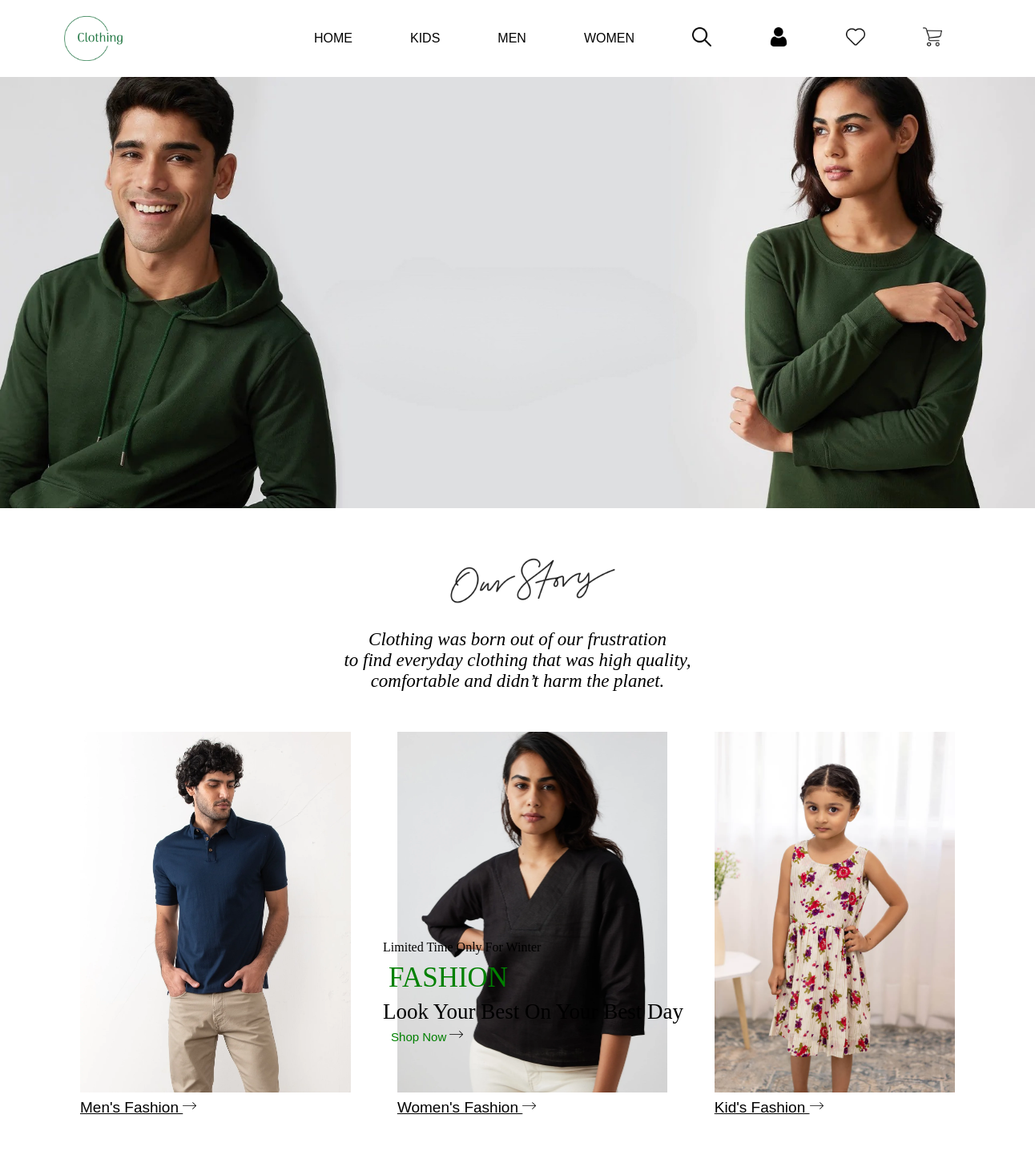
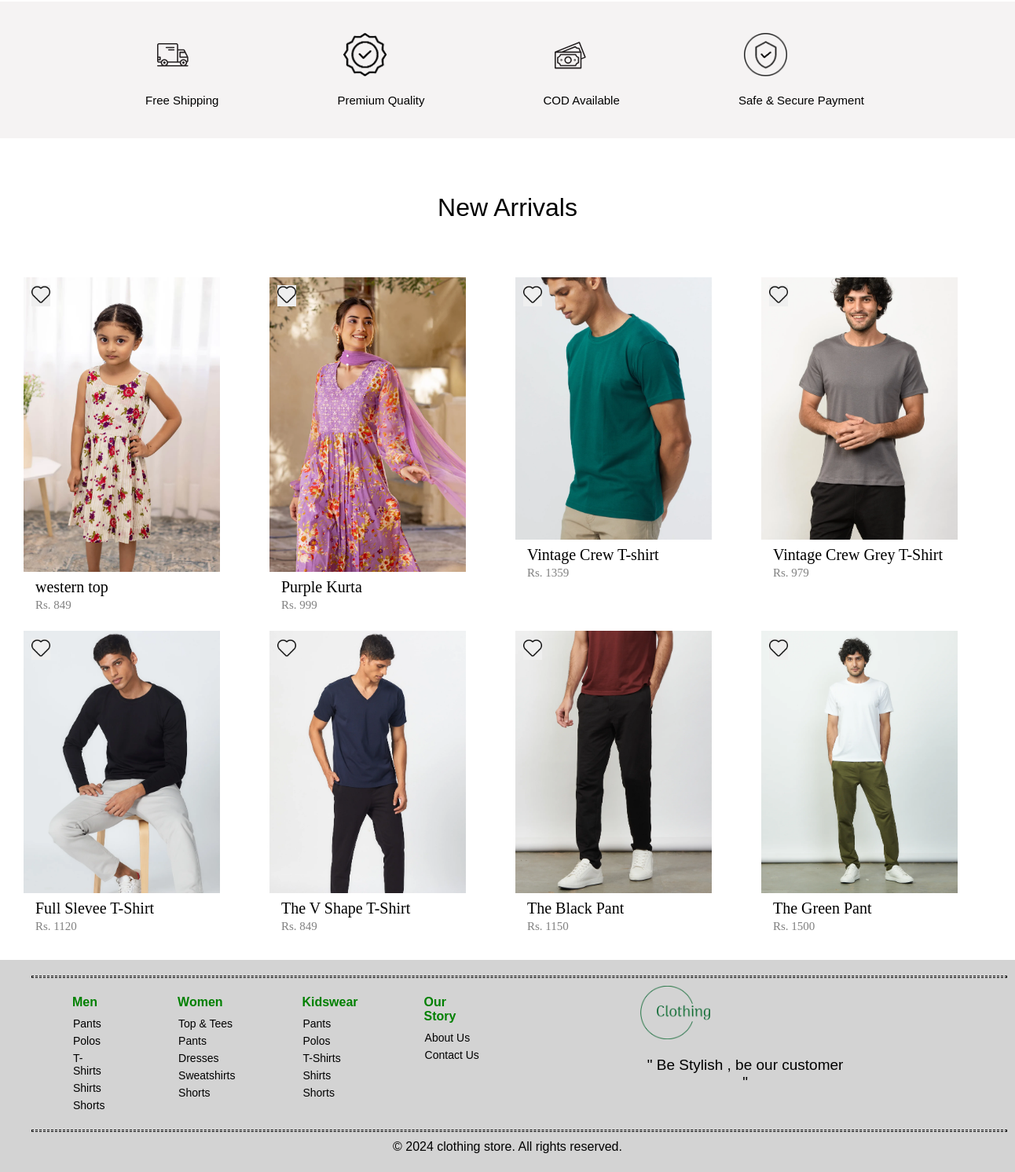
/home.php (signed in), run on the app's committed database (2 pictures, top to bottom).
### tables this page shows
CREATE TABLE `category` (
  `cat_id` int(11) NOT NULL,
  `cat_name` varchar(44) NOT NULL,
  `status` tinyint(4) NOT NULL
);

CREATE TABLE `product` (
  `pro_id` int(11) NOT NULL,
  `cat_id` int(11) NOT NULL,
  `subcat_id` int(11) NOT NULL,
  `pname` varchar(50) NOT NULL,
  `mrp` float NOT NULL,
  `sprice` float NOT NULL,
  `qty` int(11) NOT NULL,
  `image` varchar(255) NOT NULL,
  `image2` varchar(255) NOT NULL,
  `image3` varchar(255) NOT NULL,
  `image4` varchar(255) NOT NULL,
  `short_desc` varchar(2000) NOT NULL,
  `description` text NOT NULL,
  `meta_title` varchar(2000) NOT NULL,
  `meta_desc` varchar(2000) NOT NULL,
  `meta_keyword` varchar(2000) NOT NULL,
  `status` tinyint(4) NOT NULL
);

### includes/function.php (called while the page is built, shortened)
<?php
function get_product($con,$limit='',$cat_id='',$pro_id='',$sub_categories=''){
    $sql="select * from product where status=1";
    if($limit!=''){
        $sql.="  limit $limit";
    }
     $res=mysqli_query($con,$sql);
     $data = array();
     while($row = mysqli_fetch_assoc($res)){
        $data[] = $row;
     }
     return $data;
}
?>

### home.php (the view, shortened to what this page needs)
<?php
include('header.php');
include('./includes/function.php');
      ?>
<!DOCTYPE html>
<html lang="en">
<head>
</head>
<body>
<div class="hero">
            <div class="hero-img"><img src="./images/hero-section/banner.jpg" width="100%"></div>
        <div class="text">
        <p>Limited Time Only For Winter</p>
        <h1>FASHION</h1>
        <h5>Look Your Best On Your Best Day</h5>
        <span><a href="#">Shop Now <img src="./images/cat/right-arrow.png" class="arrow"></a></span>
        </div>
        </div>
      <div class="story">
             <img src="./images/nav-logo/our-story.webp" alt="our story" width="260px">
            <p>Clothing was born out of our frustration <br>
            to find everyday clothing that was high quality, <br>
            comfortable and didn’t harm the planet.</p>
      </div>
      <div class="category">
        <ul>
            <li><a href="category.php?cat_id=1"><img src="./images/cat/men3.webp" alt="Men's Fashion" class="men"><p>Men's Fashion <img src="./images/cat/right-arrow.png" class="arrow"></p></a></li>
            <li><a href="category.php?cat_id=3"><img src="./images/cat/women.webp" alt="Women's Fashion"><p>Women's Fashion <img src="./images/cat/right-arrow.png"class="arrow"></p></a></li>
            <li><a href="category.php?cat_id=4"><img src="./images/cat/kid.webp" alt="Kid's Fashion"><p>Kid's Fashion <img src="./images/cat/right-arrow.png"class="arrow"></p></a></li>
        </ul>
      </div>
    <div class="features">
     <ul>
        <li><img src="./images/policy/Free_shipping.svg" alt="free-shipping"><br><br><p>Free Shipping</p></li>
        <li><img src="./images/policy/quality-ico.webp" alt="Premium Quality"><br><br><p>Premium Quality</p></li>
        <li><img src="./images/policy/COD.svg" alt="COD"><br><br><p>COD Available</p></li>
        <li><img src="./images/policy/safe-ico.webp" alt="safe payment"><br><br><p>Safe & Secure Payment</p></li>
     </ul>
    </div>
    <p class="main-title">New Arrivals</p>
    <div class="grid-container">
    <?php
    $get_product=get_product($con,8);
    foreach($get_product as $list){
    ?>
      <form method="POST">
      <div class="grid-item">
        <div class="card">
            <a href="product.php?pro_id=<?php echo $list['pro_id'] ?>">
            <div class="con">
            <img src="./media/product/<?php echo $list['image'] ?>" alt="<?php echo $list['image'] ?>" width="250px">
            <div class="top-right">
              <button type="submit" name="addtowishlist">
              <img src="./images/nav-logo/favourite.png" width="24px" title="Add To Wishlist">
             </button>
            </div></div>
            <div class="card-text">
                <p><?php echo $list['pname'] ?></p>
                <p class="price">Rs. <?php echo $list['sprice'] ?></p>
            </div>
            </a>
        </div>
      </div>
    </form>
      <?php } ?>
    </div>
   <?php
    include ("footer.php");
    ?>

### header.php (shortened to what this page needs)
<?php
require('./includes/config.php');
$cat_res=mysqli_query($con,"select * from category where status=1 order by cat_name asc");
$cat_arr=array();
while($row=mysqli_fetch_assoc($cat_res)){
    $cat_arr[]=$row;
}
?>
<!DOCTYPE html>
<html lang="en">
<head>
    <link rel="stylesheet" href="style.css">
</head>
<body>
    <header>
        <img src="./images/nav-logo/download-logo.webp" width="90px">
        <ul class="navbar">
            <li><a href="home.php">HOME</a></li>
            <?php
            foreach($cat_arr as $list){
                ?>
                <li>
                    <div class="dropdown">
                      <a href="category.php?cat_id=<?php echo $list['cat_id']?>"><?php echo $list['cat_name']?></a>
                           </div>
                </li>
                <?php
            }
            ?>
            <li>
                <div class="dropdown">
                <a><img src="./images/nav-logo/loupe.png"></a>
                </div>
            </li>
            <li>
                <div class="dropdown">
                <a><img src="./images/nav-logo/user.png"></a>
                </div>
            </li>
            <li><a href="wishlist.php"><img src="./images/nav-logo/favourite.png"></a></li>
            <li><a href="cart.php"><img src="./images/nav-logo/shopping-cart.png"></a></li>
        </ul>
    </header>

### footer.php (shortened to what this page needs)
<!DOCTYPE html>
<html lang="en">
<head>
    <link rel="stylesheet" href="style.css">
</head>
<body>
  <footer>
    <hr>
    <div class="container">
        <div class="footer-item">
            <h4>Men</h4>
            <ul>
                <li><a href="#">Pants</a></li>
                <li><a href="#">Polos</a></li>
                <li><a href="#">T-Shirts</a></li>
                <li><a href="#">Shirts</a></li>
                <li><a href="#">Shorts</a></li>
            </ul>
        </div>
        <div class="footer-item">
            <h4>Women</h4>
            <ul>
                <li><a href="#">Top & Tees</a></li>
                <li><a href="#">Pants</a></li>
                <li><a href="#">Dresses</a></li>
                <li><a href="#">Sweatshirts</a></li>
                <li><a href="#">Shorts</a></li>
            </ul>
        </div>
        <div class="footer-item">
            <h4>Kidswear</h4>
            <ul>
                <li><a href="#">Pants</a></li>
                <li><a href="#">Polos</a></li>
                <li><a href="#">T-Shirts</a></li>
                <li><a href="#">Shirts</a></li>
                <li><a href="#">Shorts</a></li>
            </ul>
        </div>
        <div class="footer-item">
            <h4>Our Story</h4>
            <ul>
                <li><a href="#">About Us</a></li>
                <li><a href="contact_us.php">Contact Us</a></li>
            </ul>
        </div>
        <div class="item2">
            <img src="./images/nav-logo/download-logo.webp" width="110px"><br><br>
            <p>" Be Stylish , be our customer "</p>
        </div>
    </div>
    <hr>
    <p>&copy; <?php echo date('Y') ; ?> clothing store. All rights reserved.</p>
  </footer>
</body>
</html>

### style.css (style rules this page uses)
* { margin: 0; padding: 0; }
body { width: 100%; }
header { display: flex; align-items: center; justify-content: space-between; padding: 20px 80px; overflow: hidden; background-color:white; box-shadow: 0 5px 15px rgba(0,0,0, 0.09); top: 0; left: 0; z-index:2; }
.navbar img { width: 24px; cursor: pointer; }
.navbar { display: flex; align-items: center; justify-content: space-between; }
.navbar li { list-style-type: none; padding: 0px 36px; }
.navbar li a { text-decoration: none; font-size: 16px; font-family: 'Gill Sans', 'Gill Sans MT', Calibri, 'Trebuchet MS', sans-serif; font-weight: 400; color:black; transition: 0.3s ease; cursor: pointer; }
.dropdown { cursor: pointer; }
.text { top: 40%; left: 37%; position: absolute; }
.text p { font-size: 16px; color:black; padding-bottom: 2px; font-weight: 200; font-family: 'Times New Roman', Times, serif; }
.text h1 { font-weight:100; font-size: 35px; padding: 7px; color: green; }
.text h5 { font-weight: 300; font-size: 27px; padding-bottom: 4px; }
.text a { text-decoration: none; font-family: Verdana, Geneva, Tahoma, sans-serif; color:green; cursor: pointer; padding: 8px 10px; font-size: 15px; font-weight: 200; }
.text a .arrow { height: 17px; }
.story { padding: 30px 415px; }
.story img { padding: 0px 120px; }
.story p { text-align: center; font-size: 23px; color:black; font-style: italic; }
.category ul { display: flex; align-items: center; justify-content: space-between; padding: 20px 90px; cursor: pointer; }
.category li { list-style-type: none; padding: 0px 10px; }
.category li img { height:450px; }
.category ul .arrow { height: 17px; }
.category li a { text-decoration: none; }
.category li p { font-size: 19px; padding-top: 4px; text-decoration: underline; font-family: 'Gill Sans', 'Gill Sans MT', Calibri, 'Trebuchet MS', sans-serif; color:black; }
.features { padding: 30px 0px; }
.features ul { display: flex; align-items: center; justify-content: space-between; padding: 40px 120px; background-color:rgb(245, 243, 243); cursor: pointer; }
.features li { list-style-type: none; padding: 0px 72px; }
.features li img { height:55px; }
.features li p { text-indent: -7px; font-size: 15px; font-family: 'Gill Sans', 'Gill Sans MT', Calibri, 'Trebuchet MS', sans-serif; }
.grid-container { display: grid; grid-template-columns: auto auto auto auto; padding: 20px; }
.grid-item { padding: 10px; }
.main-title { text-align: center; font-size: 32px; font-family: 'Gill Sans', 'Gill Sans MT', Calibri, 'Trebuchet MS', sans-serif; padding: 10px; margin:30px 80px; }
.grid-item .card .con { position: relative; }
.grid-item .card .con .top-right { position: absolute; top: 10px; left:10px; }
.grid-item a { text-decoration: none; }
.grid-item .card .card-text { padding: 4px 15px; font-size: 20px; color: black; }
.grid-item .card .card-text .price { padding-top: 3px; font-size: 15px; color: gray; }
footer { bottom: 0; width: 100%; background-color:lightgray; margin: auto; height: 250px; padding: 10px 0px; }
footer hr { width: 1240px; border-style:dashed; height: 1px; color:black; border-color:0.5px solid black; margin: 10px 40px; }
footer .container { margin: 4px 50px 4px 50px; display: flex; }
footer .container .footer-item { padding: 10px 40px; }
footer .container .footer-item h4 { margin: 2px; padding-bottom: 5px; font-size: 16px; color:green; font-family: 'Gill Sans', 'Gill Sans MT', Calibri, 'Trebuchet MS', sans-serif; }
footer .container .footer-item ul { list-style-type: none; }
footer .container .footer-item ul li a { text-decoration: none; color:black; }
footer .container .footer-item ul li { padding: 3px; font-size: 14px; color:black; font-family: 'Gill Sans', 'Gill Sans MT', Calibri, 'Trebuchet MS', sans-serif; }
footer .container .item2 { padding: 0px 160px; }
footer .container .item2 img { cursor: pointer; }
footer .container .item2 p { margin: 0px 3px; font-size:19px; color: 5px solid black; }
footer p { text-align: center; color:black; font-family: 'Gill Sans', 'Gill Sans MT', Calibri, 'Trebuchet MS', sans-serif; }

### home.php (style rules this page uses)
button { border:0; background-color:none; }

### data on the page
category: cat_name "KIDS"
category: cat_name "MEN"
category: cat_name "WOMEN"
product: image (picture), pname "western top", sprice "849"
product: image (picture), pname "Purple Kurta", sprice "999"
product: image (picture), pname "Vintage Crew T-shirt", sprice "1359"
product: image (picture), pname "Vintage Crew Grey T-Shirt", sprice "979"
product: image (picture), pname "Full Slevee T-Shirt", sprice "1120"
product: image (picture), pname "The V Shape T-Shirt", sprice "849"
product: image (picture), pname "The Black Pant", sprice "1150"
product: image (picture), pname "The Green Pant", sprice "1500"
